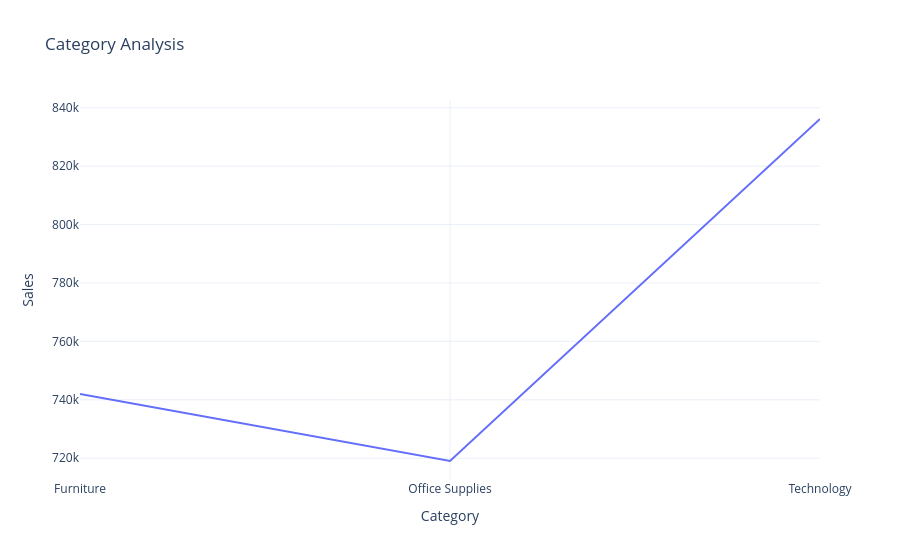

Here is the notebook cell this chart was saved with:
### Markdown cell above
### 📌 Sales by Category
This analysis compares total sales across different product categories.

### Code cell
sales_by_category= data.groupby('Category')['Sales'].sum().reset_index()
fig=px.line(sales_by_category,
            x= 'Category',
            y= 'Sales',
            title= 'Category Analysis')
fig.show()

### Figure 1 — Plotly figure (JSON) as saved in the notebook; plotly's stock layout.template omitted (floating-point values rounded to 4 significant figures)
{"data": [{"hovertemplate": "Category=%{x}<br>Sales=%{y}<extra></extra>", "legendgroup": "", "line": {"color": "#636efa", "dash": "solid"}, "marker": {"symbol": "circle"}, "mode": "lines", "name": "", "orientation": "v", "showlegend": false, "type": "scatter", "x": ["Furniture", "Office Supplies", "Technology"], "xaxis": "x", "y": [742000.0, 719000.0, 836200.0], "yaxis": "y"}], "layout": {"legend": {"tracegroupgap": 0}, "title": {"text": "Category Analysis"}, "xaxis": {"anchor": "y", "domain": [0, 1], "title": {"text": "Category"}}, "yaxis": {"anchor": "x", "domain": [0, 1], "title": {"text": "Sales"}}}}
